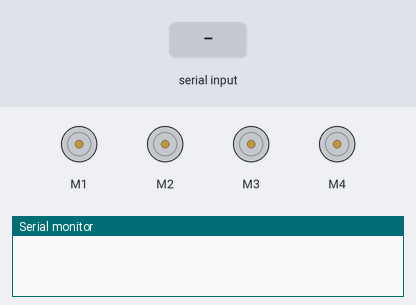
Recording of a sketch running on a simulated Arduino Uno, built with avr-gcc and run on an emulated ATmega328P. Parts: 4 × DC motor (green arrow = forward, orange = backward, longer = faster), the last lines printed to the serial monitor. The inputs (shaded band) are chosen by the test bench.

Above: at 1.2 s.
1.3 s: "f" received over Serial
At 1.45 s:
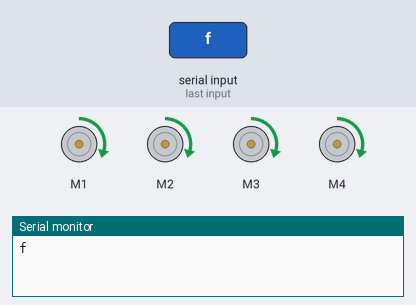
4.3 s: "b" received over Serial
7.3 s: "r" received over Serial
10.3 s: "1" received over Serial
At 11.5 s:
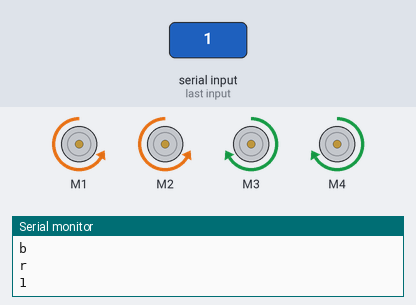
13.3 s: "r" received over Serial
At 13.8 s:
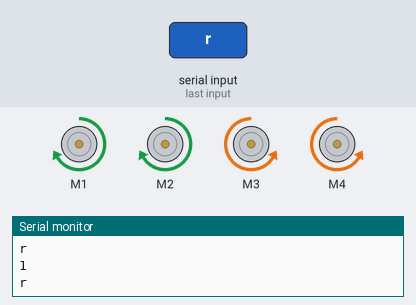
Timing chart, 0 to 16.3 s (numbered marks = the images above; inputs shaded):
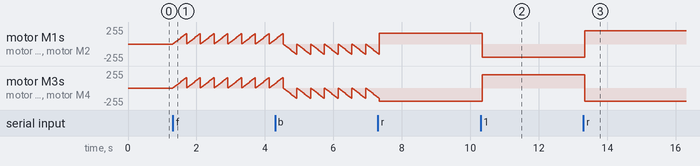

Measured:
- after the input at 10.3 s, motor M1, motor M2: forward 158/255 → backward 200/255 at once; motor M3, motor M4: backward 200/255 → forward 200/255 at once
- after the input at 13.3 s, motor M1, motor M2: backward 200/255 → forward 200/255 at once; motor M3, motor M4: forward 200/255 → backward 200/255 at once

The sketch:

mobile_control_robot.ino
```cpp
#include <AFMotor.h>
#define MAX_SPEED 160
#define MAX_SPEED_OFFSET 40

AF_DCMotor leftMotor1(1 , MOTOR12_1KHZ);
AF_DCMotor leftMotor2(2 , MOTOR12_1KHZ);
AF_DCMotor rightMotor1(3 , MOTOR34_1KHZ);
AF_DCMotor rightMotor2(4  , MOTOR34_1KHZ);

String motorSet = "";
char state;
int speedSet = 0;

void setup()
{
  Serial.begin(9600);
}

void loop()
{
  if(Serial.available()>0)
  {
    state = Serial.read();
    Serial.println(state);
  }
   //forward//
   if(state == 'f')
   {
    motorSet = "FORWARD";
    leftMotor1.run(FORWARD);
    leftMotor2.run(FORWARD);
    rightMotor1.run(FORWARD);
    rightMotor2.run(FORWARD);
    for(speedSet = 0 ; speedSet<MAX_SPEED ; speedSet +=2)
    {
      leftMotor1.setSpeed(speedSet);
      leftMotor2.setSpeed(speedSet);
      rightMotor1.setSpeed(speedSet);
      rightMotor2.setSpeed(speedSet);
      delay(5);
    }

   }
   else if(state == 'b')
   {
    motorSet = "BACKWARD";
    leftMotor1.run(BACKWARD);
    leftMotor2.run(BACKWARD);
    rightMotor1.run(BACKWARD);
    rightMotor2.run(BACKWARD);
    for(speedSet = 0 ; speedSet<MAX_SPEED ; speedSet +=2)
    {
      leftMotor1.setSpeed(speedSet);
      leftMotor2.setSpeed(speedSet);
      rightMotor1.setSpeed(speedSet);
      rightMotor2.setSpeed(speedSet);
      delay(5);
    }

   }
  else if(state == 'r')
   {
    motorSet = "RIGHT";
    leftMotor1.run(FORWARD);
    leftMotor2.run(FORWARD);
    rightMotor1.run(BACKWARD);
    rightMotor2.run(BACKWARD);
    rightMotor1.setSpeed(speedSet + MAX_SPEED_OFFSET);
    rightMotor2.setSpeed(speedSet + MAX_SPEED_OFFSET);
    delay(1500);

    motorSet = "FORWARD";
    leftMotor1.run(FORWARD);
    leftMotor2.run(FORWARD);
    rightMotor1.run(FORWARD);
    rightMotor2.run(FORWARD);
   }
   else if(state == '1')
   {
    motorSet = "LEFT";
    leftMotor1.run(BACKWARD);
    leftMotor2.run(BACKWARD);
    leftMotor1.setSpeed(speedSet + MAX_SPEED_OFFSET);
    leftMotor2.setSpeed(speedSet + MAX_SPEED_OFFSET);
    rightMotor1.run(FORWARD);
    rightMotor2.run(FORWARD);
    delay(1500);

    motorSet = "FORWARD";
    leftMotor1.run(FORWARD);
    leftMotor2.run(FORWARD);
    rightMotor1.run(FORWARD);
    rightMotor2.run(FORWARD);
   }

   else if(state == '5')
   {
    motorSet = "STOP";
    leftMotor1.run(RELEASE);
    leftMotor2.run(RELEASE);
    rightMotor1.run(RELEASE);
    rightMotor2.run(RELEASE);
   }
}
```
